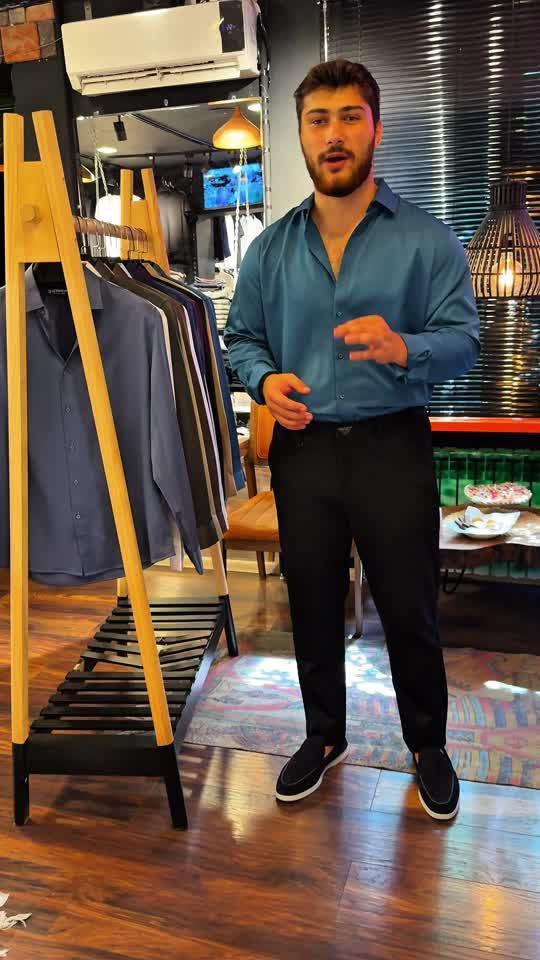
#> input picture 00_Working/silk_sec3_sec5/f_001.jpg, 540 x 960 px; its folder holds only this picture in this run
$ python scan_sec3_sec5.py
#> lines starting #> are read from the running program, lines starting #| are printed output that depends on the picture
import os
import subprocess
import glob
from PIL import Image, ImageDraw

output_dir = r'C:\Users\User\Documents\Moradin Industries\04_Projects\Marko_Digital_Atelier\00_Working\silk_sec3_sec5'
os.makedirs(output_dir, exist_ok=True)

video_path = r'D:\Media\Telegram_Exports\ChatExport_2026-09-26\video_files\copy_3FD097F2-149E-4E5E-B23E-B4FE97836874.mov'

# Extract frames between 3.0s and 5.2s at 10 fps (every 0.1s)
cmd = [
    'ffmpeg', '-y',
    '-ss', '3.0',
    '-t', '2.5',
    '-i', video_path,
    '-vf', 'fps=10,scale=540:960',
    os.path.join(output_dir, 'f_%03d.jpg')
]
subprocess.run(cmd, check=True)
#> (this line was passed over: subprocess is not available in this run)

# Make contact sheet
files = sorted(glob.glob(os.path.join(output_dir, 'f_*.jpg')))
cols = 5
thumb_w = 270
thumb_h = 480
rows = (len(files) + cols - 1) // cols
montage = Image.new('RGB', (cols * thumb_w, rows * thumb_h), (20, 20, 20))
#> montage: PIL image 1350x480 RGB; every value is 20
draw = ImageDraw.Draw(montage)

for idx, f in enumerate(files):
    im = Image.open(f).resize((thumb_w, thumb_h), Image.Resampling.LANCZOS)
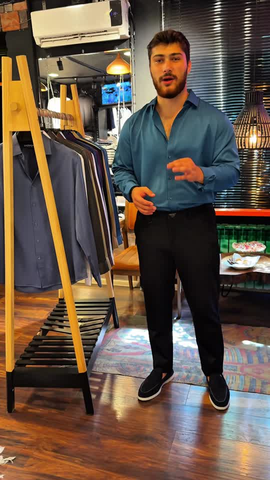
#> im: PIL image 270x480 RGB; mean R, G, B 103.8, 86.4, 71.4
    r = idx // cols
    c = idx % cols
    x = c * thumb_w
    y = r * thumb_h
    montage.paste(im, (x, y))
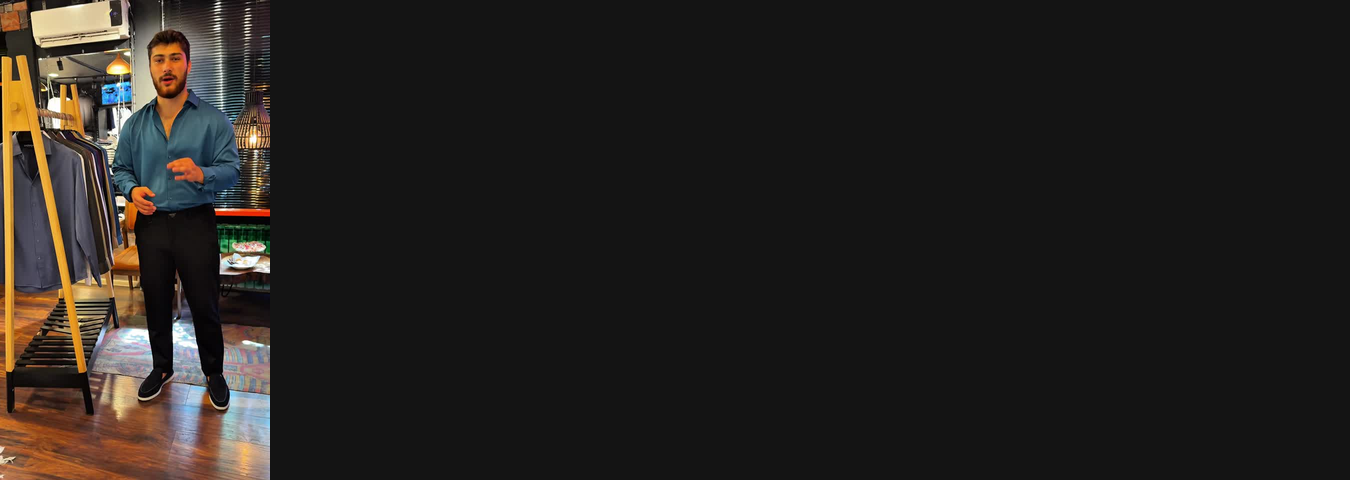
#> montage: PIL image 1350x480 RGB; mean R, G, B 36.8, 33.3, 30.3
    # timestamp: 3.0 + idx * 0.1
    t = 3.0 + idx * 0.1
    label = f"{t:.1f}s ({os.path.basename(f)})"
    draw.rectangle([x, y, x + thumb_w, y + 24], fill=(0, 0, 0, 180))
    draw.text((x + 4, y + 4), label, fill=(255, 255, 255))

montage_path = r'C:\Users\User\Documents\Moradin Industries\04_Projects\Marko_Digital_Atelier\00_Working\silk_sec3_sec5_montage.jpg'
montage.save(montage_path, quality=85)
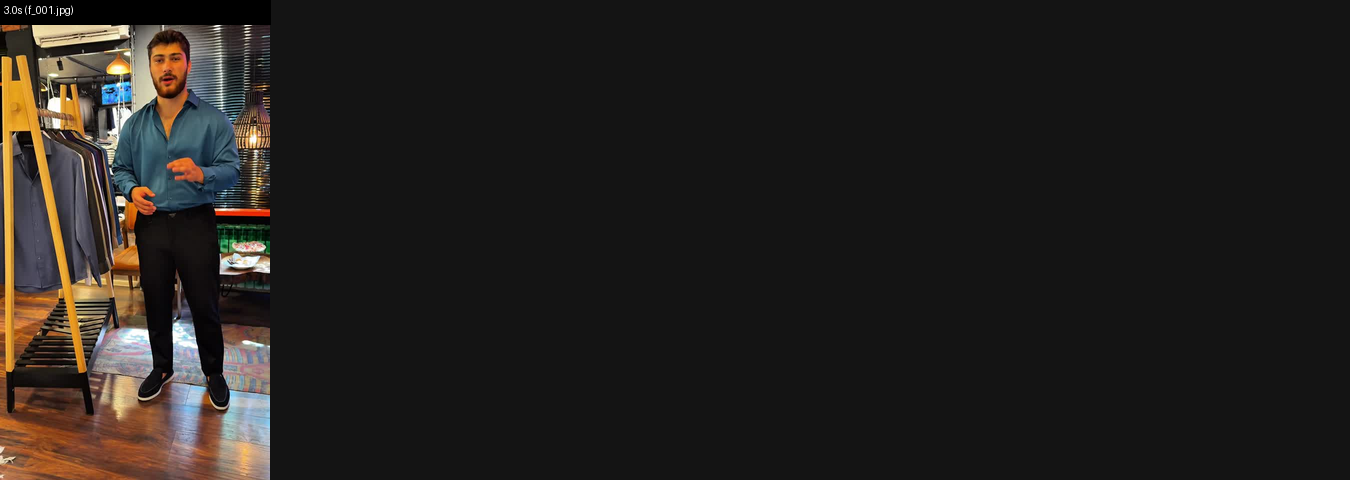
#> saved as silk_sec3_sec5_montage.jpg: PIL image 1350x480 RGB; mean R, G, B 35.8, 32.4, 29.6
print(f"Saved montage to {montage_path} ({len(files)} frames)")

$ run again, on 00_Working/silk_sec3_sec5/f_011.jpg
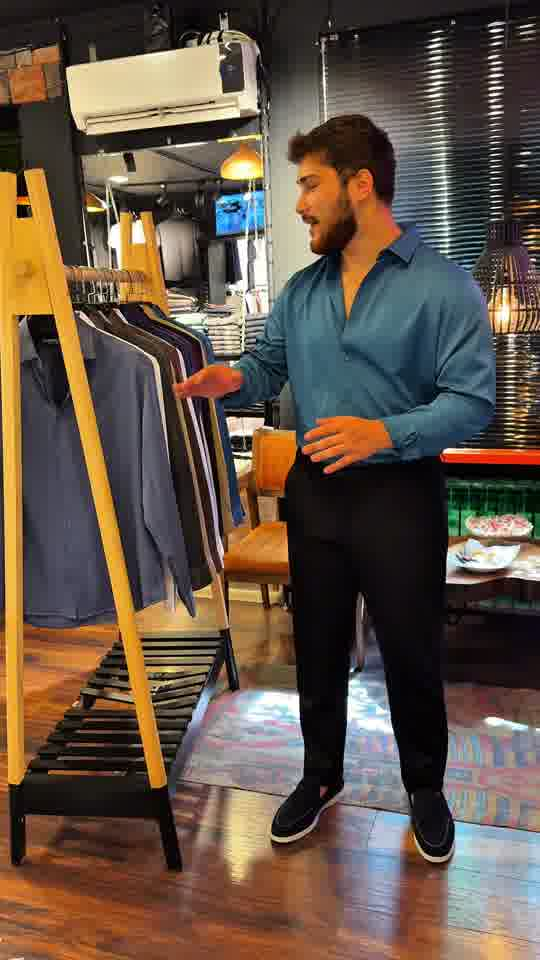
#> input picture 00_Working/silk_sec3_sec5/f_011.jpg, 540 x 960 px
#> `im = Image.open(f).resize((thumb_w, thumb_h), Image.Resampling.LANCZOS)`:
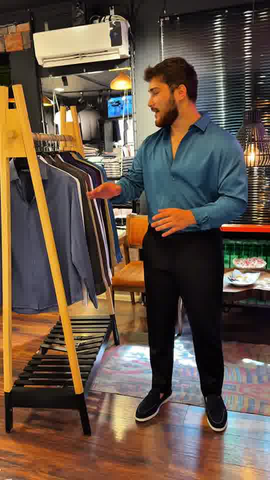
#> im: PIL image 270x480 RGB; mean R, G, B 101, 84.6, 70.8
#> `montage.save(montage_path, quality=85)`:
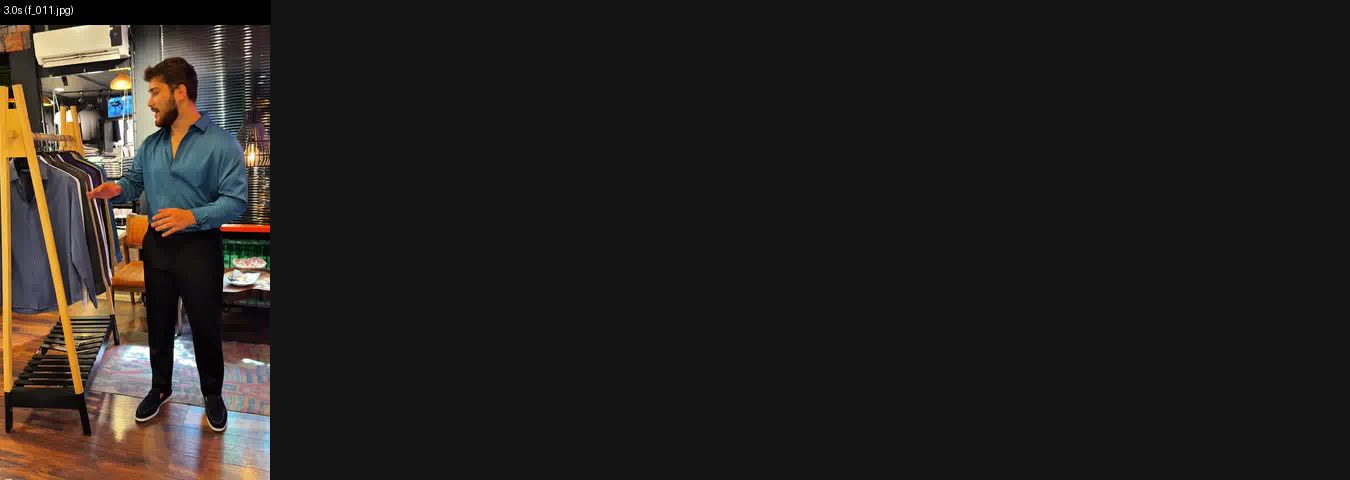
#> saved as silk_sec3_sec5_montage.jpg: PIL image 1350x480 RGB; mean R, G, B 35.9, 32.6, 29.9

$ run again, on 00_Working/silk_sec3_sec5/f_013.jpg
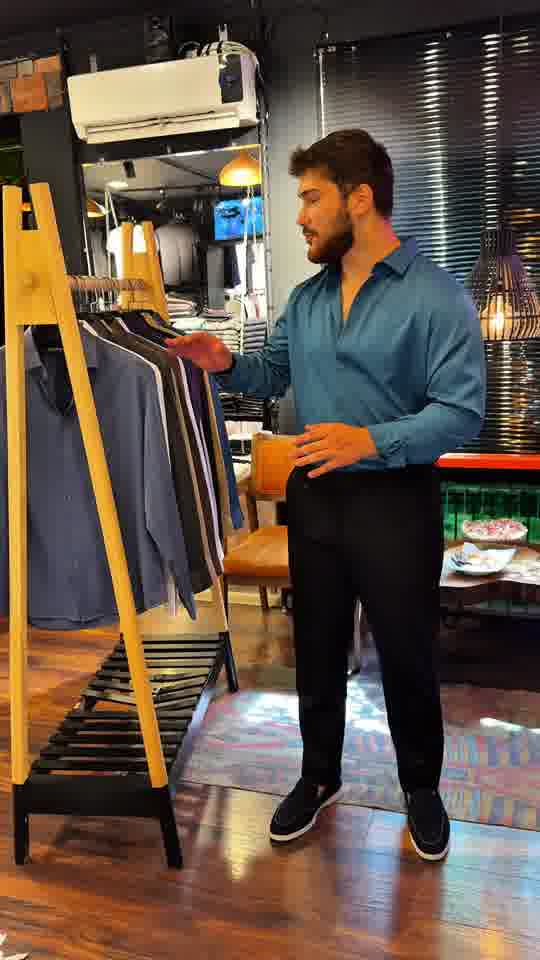
#> input picture 00_Working/silk_sec3_sec5/f_013.jpg, 540 x 960 px
#> `im = Image.open(f).resize((thumb_w, thumb_h), Image.Resampling.LANCZOS)`:
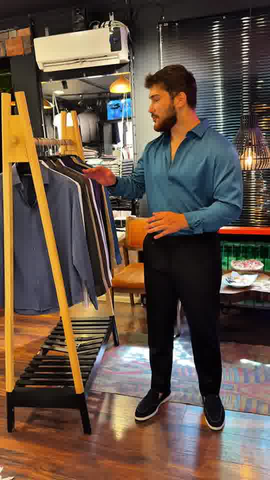
#> im: PIL image 270x480 RGB; mean R, G, B 100.6, 84, 70.5
#> `montage.save(montage_path, quality=85)`:
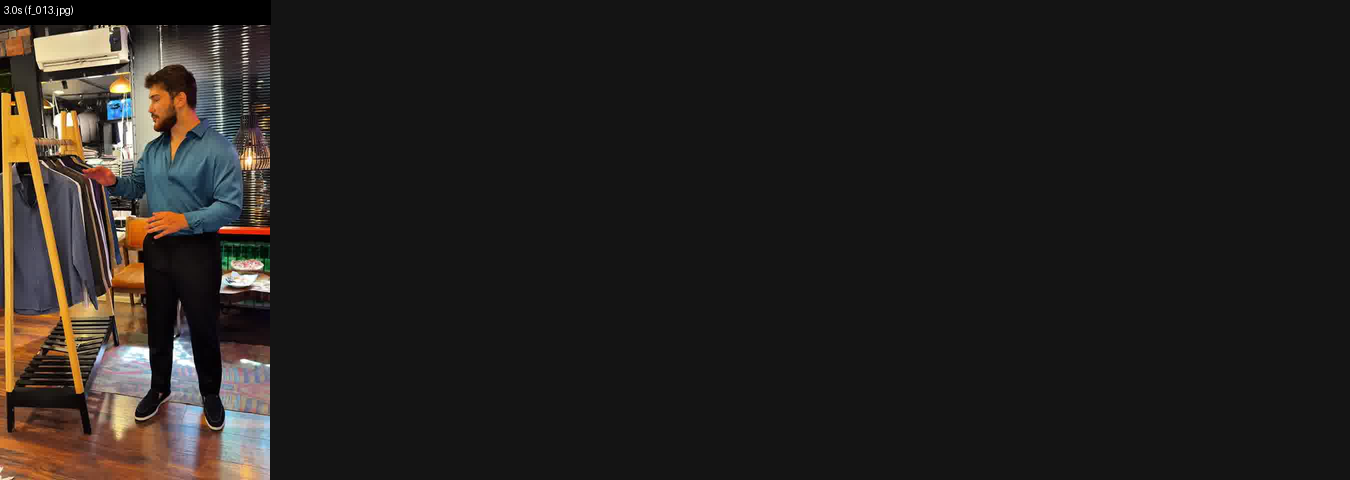
#> saved as silk_sec3_sec5_montage.jpg: PIL image 1350x480 RGB; mean R, G, B 35.8, 32.6, 29.8
